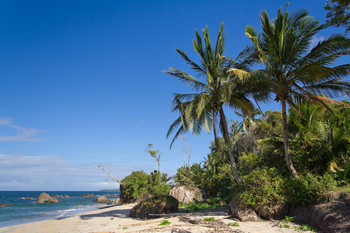
#> input picture images/beach.png, 350 x 233 px
$ python cropping.py --image images/beach.png
#> lines starting #> are read from the running program, lines starting #| are printed output that depends on the picture
import numpy as np
import argparse
import imutils
import cv2

ap = argparse.ArgumentParser()
ap.add_argument("-i", "--image", required = True,
help = "Path to the image")
args = vars(ap.parse_args())

image = cv2.imread(args["image"])
#> image is the input picture: shape (233, 350, 3); mean B, G, R 136, 110.4, 78.6
cv2.imshow("Original", image)
cv2.waitKey(0)

cropped = image[30:120, 80:150]
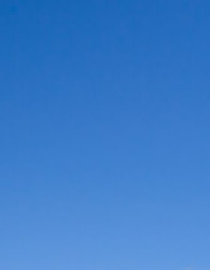
#> cropped: shape (90, 70, 3) (shown 3 times larger); mean B, G, R 202.3, 125.1, 59.8
cv2.imshow("Cropped", cropped)
cv2.waitKey(0)

$ run again, on images/wave.png
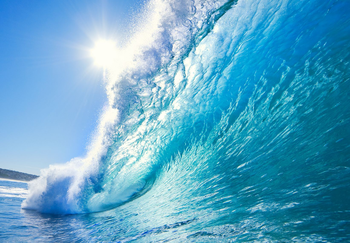
#> input picture images/wave.png, 350 x 243 px
#> image is the input picture: shape (243, 350, 3); mean B, G, R 199.1, 166.5, 93.5
#> `cropped = image[30:120, 80:150]`:
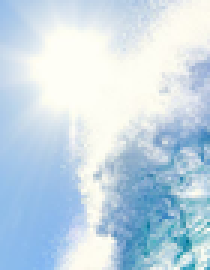
#> cropped: shape (90, 70, 3) (shown 3 times larger); mean B, G, R 229.3, 215.7, 195.7
